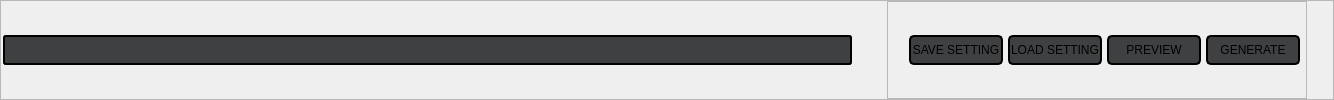
            <widget class="QFrame" name="frame_187">
             <property name="minimumSize">
              <size>
               <width>0</width>
               <height>50</height>
              </size>
             </property>
             <property name="styleSheet">
              <string notr="true"/>
             </property>
             <property name="frameShape">
              <enum>QFrame::StyledPanel</enum>
             </property>
             <property name="frameShadow">
              <enum>QFrame::Raised</enum>
             </property>
             <layout class="QHBoxLayout" name="horizontalLayout_15">
              <property name="spacing">
               <number>0</number>
              </property>
              <property name="leftMargin">
               <number>1</number>
              </property>
              <property name="topMargin">
               <number>0</number>
              </property>
              <property name="rightMargin">
               <number>6</number>
              </property>
              <property name="bottomMargin">
               <number>0</number>
              </property>
              <item>
               <widget class="QFrame" name="frame_188">
                <property name="minimumSize">
                 <size>
                  <width>885</width>
                  <height>0</height>
                 </size>
                </property>
                <property name="maximumSize">
                 <size>
                  <width>16777215</width>
                  <height>16777215</height>
                 </size>
                </property>
                <property name="styleSheet">
                 <string notr="true"/>
                </property>
                <property name="frameShape">
                 <enum>QFrame::NoFrame</enum>
                </property>
                <property name="frameShadow">
                 <enum>QFrame::Raised</enum>
                </property>
                <property name="lineWidth">
                 <number>1</number>
                </property>
                <layout class="QGridLayout" name="gridLayout_166">
                 <property name="sizeConstraint">
                  <enum>QLayout::SetDefaultConstraint</enum>
                 </property>
                 <property name="leftMargin">
                  <number>1</number>
                 </property>
                 <property name="topMargin">
                  <number>9</number>
                 </property>
                 <property name="rightMargin">
                  <number>0</number>
                 </property>
                 <property name="bottomMargin">
                  <number>9</number>
                 </property>
                 <property name="spacing">
                  <number>0</number>
                 </property>
                 <item row="0" column="0">
                  <widget class="QProgressBar" name="de_progressBar">
                   <property name="minimumSize">
                    <size>
                     <width>880</width>
                     <height>0</height>
                    </size>
                   </property>
                   <property name="maximumSize">
                    <size>
                     <width>1375</width>
                     <height>16777215</height>
                    </size>
                   </property>
                   <property name="styleSheet">
                    <string notr="true">#de_progressBar{
height:26px;
        border-radius: 3px;
        text-align: center;
       background-color: rgba(63,64,66,255);
        color: white;
border: 2px solid black ;
margin-right:35%;
}

#de_progressBar::chunk {
	background-color: rgba(34, 139, 230,255);

 border-radius: 3px;
}</string>
                   </property>
                   <property name="value">
                    <number>0</number>
                   </property>
                   <property name="format">
                    <string/>
                   </property>
                  </widget>
                 </item>
                </layout>
               </widget>
              </item>
              <item>
               <widget class="QFrame" name="frame_189">
                <property name="minimumSize">
                 <size>
                  <width>420</width>
                  <height>0</height>
                 </size>
                </property>
                <property name="maximumSize">
                 <size>
                  <width>16777215</width>
                  <height>16777215</height>
                 </size>
                </property>
                <property name="styleSheet">
                 <string notr="true"/>
                </property>
                <property name="frameShape">
                 <enum>QFrame::StyledPanel</enum>
                </property>
                <property name="frameShadow">
                 <enum>QFrame::Raised</enum>
                </property>
                <layout class="QGridLayout" name="gridLayout_167">
                 <property name="leftMargin">
                  <number>21</number>
                 </property>
                 <property name="topMargin">
                  <number>0</number>
                 </property>
                 <property name="rightMargin">
                  <number>6</number>
                 </property>
                 <property name="bottomMargin">
                  <number>0</number>
                 </property>
                 <property name="horizontalSpacing">
                  <number>5</number>
                 </property>
                 <property name="verticalSpacing">
                  <number>0</number>
                 </property>
                 <item row="0" column="0">
                  <widget class="QPushButton" name="de_save_seting_button">
                   <property name="cursor">
                    <cursorShape>PointingHandCursor</cursorShape>
                   </property>
                   <property name="styleSheet">
                    <string notr="true">
#de_save_seting_button{
border:2px solid black;
background-color: rgba(63,64,66,255);
font: 600 9pt &quot;Segoe UI&quot;;
height:26px;
width:80px;
border-radius:5px;
}

#de_save_seting_button:hover{

background-color:rgba(32,33,36,255);

}</string>
                   </property>
                   <property name="text">
                    <string>SAVE SETTING</string>
                   </property>
                  </widget>
                 </item>
                 <item row="0" column="2">
                  <widget class="QPushButton" name="de_main_preview">
                   <property name="cursor">
                    <cursorShape>PointingHandCursor</cursorShape>
                   </property>
                   <property name="styleSheet">
                    <string notr="true">#de_main_preview{
border:2px solid black;
background-color: rgba(63,64,66,255);
font: 600 9pt &quot;Segoe UI&quot;;
height:26px;
width:80px;
border-radius:5px;
}

#de_main_preview:hover{

background-color:rgba(32,33,36,255);

}</string>
                   </property>
                   <property name="text">
                    <string>PREVIEW</string>
                   </property>
                  </widget>
                 </item>
                 <item row="0" column="3">
                  <widget class="QPushButton" name="de_generate_button">
                   <property name="cursor">
                    <cursorShape>PointingHandCursor</cursorShape>
                   </property>
                   <property name="styleSheet">
                    <string notr="true">#de_generate_button{
border:2px solid black;
background-color: rgba(63,64,66,255);
font: 600 9pt &quot;Segoe UI&quot;;
height:26px;
width:80px;
border-radius:5px;
}

#de_generate_button:hover{

background-color:rgba(32,33,36,255);

}</string>
                   </property>
                   <property name="text">
                    <string>GENERATE</string>
                   </property>
                  </widget>
                 </item>
                 <item row="0" column="1">
                  <widget class="QPushButton" name="de_load_seting_button">
                   <property name="cursor">
                    <cursorShape>PointingHandCursor</cursorShape>
                   </property>
                   <property name="styleSheet">
                    <string notr="true">
#de_load_seting_button{
border:2px solid black;
background-color: rgba(63,64,66,255);
font: 600 9pt &quot;Segoe UI&quot;;
height:26px;
width:80px;
border-radius:5px;
}

#de_load_seting_button:hover{

background-color:rgba(32,33,36,255);

}</string>
                   </property>
                   <property name="text">
                    <string>LOAD SETTING</string>
                   </property>
                  </widget>
                 </item>
                </layout>
               </widget>
              </item>
              <item>
               <spacer name="horizontalSpacer_15">
                <property name="orientation">
                 <enum>Qt::Horizontal</enum>
                </property>
                <property name="sizeType">
                 <enum>QSizePolicy::Maximum</enum>
                </property>
                <property name="sizeHint" stdset="0">
                 <size>
                  <width>20</width>
                  <height>20</height>
                 </size>
                </property>
               </spacer>
              </item>
             </layout>
            </widget>
